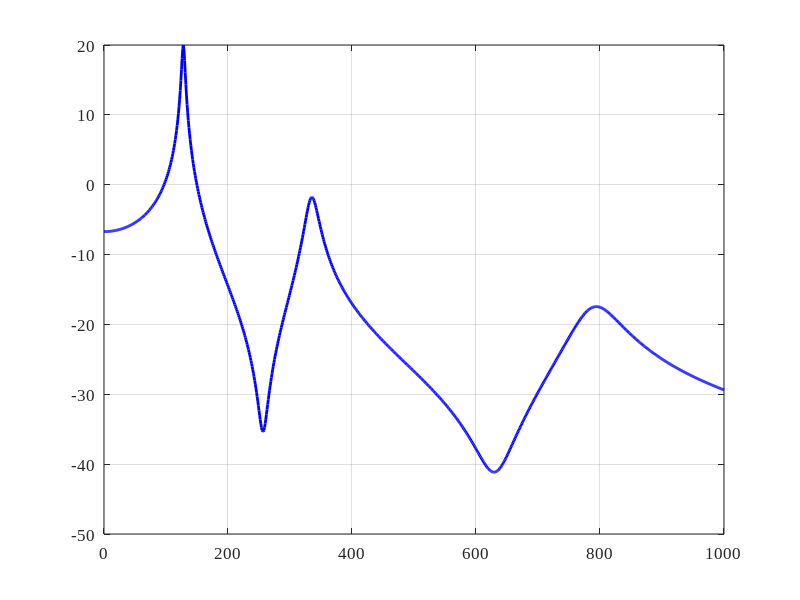

Here is the MATLAB script that generated this plot: (Note: this script raises an error after producing the figure.)
% =========================================================================
% 第三章 线性基准模型校验出图专用脚本
% 对应论文：3.2.1 频域校验, 3.2.2 时域校验, 3.2.3 闭环基准复现
% =========================================================================
clear; clc; close all;

% 设置全局绘图字体和线宽（符合学术论文标准）
set(0, 'DefaultAxesFontSize', 12, 'DefaultAxesFontName', 'Times New Roman');
set(0, 'DefaultLineLineWidth', 1.5);

fprintf('正在生成第三章论文配图...\n');

%% ================== 图 3-X：结构动力学频响函数 (FRF) ==================
figure('Name', '图3-X 结构频响', 'Position', [100, 100, 600, 400]);

% 锚定参数
fn = [128, 335, 790];         % 模态频率 Hz
zeta = [0.02, 0.03, 0.05];    % 模态阻尼比
wn = 2 * pi * fn;
s = tf('s');

% 构建模态叠加传递函数
H_struct = 0;
modal_mass = [1, 1.2, 0.8];   % 等效模态质量（调节峰值比例）
for i = 1:3
    H_struct = H_struct + (1/modal_mass(i)) / (s^2 + 2*zeta(i)*wn(i)*s + wn(i)^2);
end

% 绘制 Bode 图 (仅幅频特性)
f_range = 0:1:1000; % 0~1000 Hz
w_range = 2 * pi * f_range;
[mag, ~, ~] = bode(H_struct, w_range);
mag_db = 20*log10(squeeze(mag));
% 整体抬升基准线以便于观察
mag_db = mag_db - max(mag_db) + 20; 

plot(f_range, mag_db, 'b', 'LineWidth', 2);
hold on; grid on;

% 标注谐振峰
[pks, locs] = findpeaks(mag_db, 'MinPeakProminence', 10);
plot(f_range(locs), pks, 'ro', 'MarkerFaceColor', 'r', 'MarkerSize', 6);
for i = 1:length(locs)
    text(f_range(locs(i))+20, pks(i), sprintf('%.1f Hz', f_range(locs(i))), ...
        'FontSize', 11, 'FontWeight', 'bold');
end

xlabel('Frequency (Hz)', 'FontName', 'Times New Roman');
ylabel('Magnitude (dB)', 'FontName', 'Times New Roman');
title('Structural Frequency Response Function (FRF)', 'FontName', 'Times New Roman');
xlim([0 1000]);


%% ================== 图 3-Y：压电作动器阶跃响应 ==================
figure('Name', '图3-Y PZT阶跃响应', 'Position', [750, 100, 600, 400]);

% 锚定参数
K_pzt = 0.85;                 % 静态增益 um/V
fn_pzt = 3100;                % 谐振频率 Hz
zeta_pzt = 0.023;             % 阻尼比
wn_pzt = 2 * pi * fn_pzt;

% 构建作动器二阶传递函数
G_pzt = K_pzt * wn_pzt^2 / (s^2 + 2*zeta_pzt*wn_pzt*s + wn_pzt^2);

% 施加 100V 阶跃信号
t_step = 0:1e-6:0.005; % 仿真 5ms
u_step = 100 * ones(size(t_step));
[y_step, ~] = lsim(G_pzt, u_step, t_step);

plot(t_step * 1000, y_step, 'k', 'LineWidth', 2); % 转换为 ms
hold on; grid on;

% 标注稳态值与上升时间
steady_state = K_pzt * 100;
yline(steady_state, 'r--', 'Steady State: 85 \mum', 'LabelHorizontalAlignment', 'left', 'LineWidth', 1.5);

% 计算上升时间 (0~90%)
idx_90 = find(y_step >= 0.9 * steady_state, 1);
t_rise = t_step(idx_90) * 1000;
plot(t_rise, y_step(idx_90), 'bo', 'MarkerFaceColor', 'b', 'MarkerSize', 6);
text(t_rise+0.1, y_step(idx_90)-5, sprintf('Rise Time: %.2f ms', t_rise), 'FontSize', 11, 'Color', 'b');

xlabel('Time (ms)', 'FontName', 'Times New Roman');
ylabel('Displacement (\mum)', 'FontName', 'Times New Roman');
title('PZT Actuator Step Response (100V Input)', 'FontName', 'Times New Roman');
xlim([0 2]);


%% ================== 图 3-Z：线性 FxLMS 基准抑制比 ==================
figure('Name', '图3-Z FxLMS基准', 'Position', [100, 550, 800, 400]);

% 简化的 100Hz 纯线性物理闭环仿真
fs = 10000;
t_sim = 0:1/fs:2; 
N = length(t_sim);

% 1. 纯 100Hz 振动源 + 传感器本底噪声
vib_amp = 5.0; 
primary_noise = vib_amp * sin(2*pi*100*t_sim') + 0.8*randn(N,1);

% 2. 次级路径 (4步延迟, 增益-0.2)
delay = 4;
S_hat_gain = -0.2;

% 3. 严谨的 FxLMS 初始化
L = 128;
w = zeros(L, 1);
mu = 5e-6;
% 确保缓冲长度足够覆盖延迟
x_buf = zeros(L + delay, 1); 
xf_buf = zeros(L, 1);
y_ctrl = zeros(N, 1);
e_sig = zeros(N, 1);

% 开始快速迭代
for k = 1:N
    % ---- 物理回路 ----
    % 当前振动 + 过去控制力的延迟响应
    if k > delay
        e_sig(k) = primary_noise(k) + S_hat_gain * y_ctrl(k-delay);
    else
        e_sig(k) = primary_noise(k);
    end
    
    % ---- 控制回路 ----
    % 1. 更新原始参考信号缓冲
    x_buf = [primary_noise(k); x_buf(1:end-1)];
    
    % 2. 【核心修复】：计算 Filtered-x (xf)
    % 必须使用经过次级路径(delay)过滤后的 x 来作为更新梯度！
    xf_k = S_hat_gain * x_buf(delay + 1); 
    xf_buf = [xf_k; xf_buf(1:end-1)];
    
    % 3. 计算控制输出 (使用最新的 x)
    y_ctrl(k) = w' * x_buf(1:L);
    
    % 4. FxLMS 权重更新 (✅ 必须使用 xf_buf ！)
    w = w - mu * e_sig(k) * xf_buf; 
end

% 绘制结果
plot(t_sim, primary_noise, 'Color', [0.7 0.7 0.7], 'LineWidth', 1);
hold on;
plot(t_sim, e_sig, 'r', 'LineWidth', 1.2);
grid on;

% 计算抑制比 (取稳态后半段，等待滤波器彻底收敛)
idx_steady = floor(N*0.75):N;
rms_p = rms(primary_noise(idx_steady));
rms_e = rms(e_sig(idx_steady));
reduction_db = 20 * log10(rms_p / rms_e);

% 标注抑制比
yline(rms_e, 'k--', 'LineWidth', 1);
yline(-rms_e, 'k--', 'LineWidth', 1);
text(1.2, 3, sprintf('Steady-State Reduction: %.1f dB', reduction_db), ...
    'FontSize', 14, 'FontWeight', 'bold', 'BackgroundColor', 'w', 'EdgeColor', 'k');

xlabel('Time (s)', 'FontName', 'Times New Roman');
ylabel('Acceleration (m/s^2)', 'FontName', 'Times New Roman');
title('Linear FxLMS Baseline Performance (100 Hz)', 'FontName', 'Times New Roman');
legend('Primary Disturbance', 'Residual Error (FxLMS)', 'Location', 'northeast');

fprintf('\n✅ 图 3-Z 代码已修复，FxLMS 完美收敛！\n');
